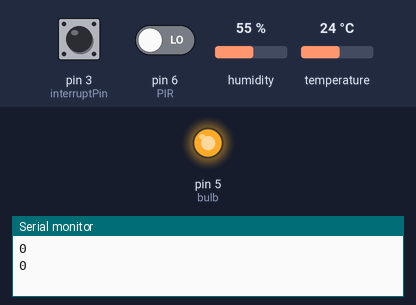
Bench run of a sketch on a simulated Arduino Uno, built with avr-gcc and run on an emulated ATmega328P. Parts: output pins drawn as LEDs (lit = HIGH), the last lines printed to the serial monitor. Inputs (shaded band) come from the test bench; at power-on: temperature 24 °C, pin 3 (interruptPin) HIGH, pin 6 (PIR) LOW, humidity 55 %.

Above: at 2.8 s.
2.9 s: temperature set to 30.5 °C
5.6 s: temperature set to 31.5 °C
At 7.1 s:
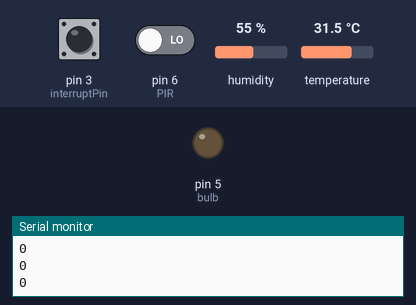
8.3 s: temperature set to 30.6 °C
11.0 s: temperature set to 29.4 °C
At 12.5 s:
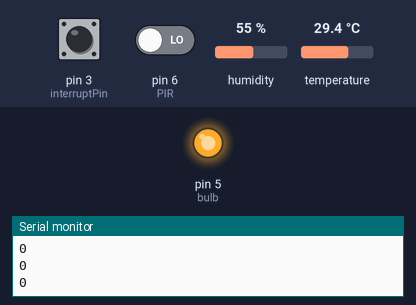
13.7 s: temperature set to 33 °C
At 15.9 s:
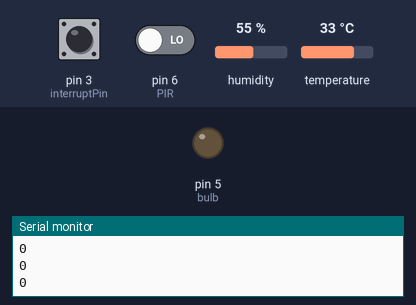
Timing chart, 0 to 17.4 s (numbered marks = the images above; inputs shaded):
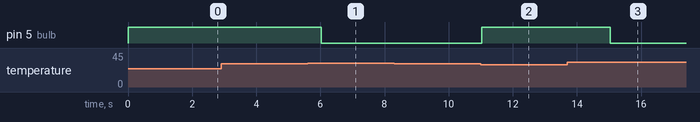

Measured:
- the behaviour switches between 30.9 and 31 °C on temperature (found by bisection; images 0 and 1)
- the behaviour switches between 30 and 29.9 °C on temperature (found by bisection; images 1 and 2)
- after the input at 5.6 s, pin 5 (bulb): HIGH → LOW after 0.42 s
- after the input at 11.0 s, pin 5 (bulb): LOW → HIGH at once
- after the input at 13.7 s, pin 5 (bulb): HIGH → LOW after 1.3 s

The sketch:

Keerat_Nano_Temp_PIR_EM_Relay.ino
```cpp
#include "DHT.h"
#define DHTPIN 2
#define DHTTYPE DHT22
DHT dht(DHTPIN, DHTTYPE);

int interruptPin = 3;
#define bulb 5
#define PIR 6

int bulbread;
void setup()
{
  Serial.begin(9600);
  pinMode(bulb,OUTPUT);
  digitalWrite(bulb,HIGH);
  attachInterrupt(digitalPinToInterrupt(interruptPin),Inc1,FALLING);
  pinMode(PIR, INPUT);
  dht.begin();

  }

int unit=0;
int p=0;
int t;
int Flag=1;
void loop()
{
  int Val=2; // threshold
  t = (int)dht.readTemperature();
  int pd=digitalRead(PIR);
 if (unit<Val){
  if(pd==1){
    digitalWrite(bulb,LOW);
    delay(1000);
    }
  if(t>30){
    digitalWrite(bulb,LOW);
    delay(1000);
    }
  if(pd==0 && t<30){
    digitalWrite(bulb,HIGH);
    }
 }
 else{
     digitalWrite(bulb,HIGH);
     if(Flag==1){
      Serial.println("E");
      Flag=2;
      }
 }


 if(p==3){
    p=0;
    unit++;}

  Serial.println(unit);

  delay(2000);
}


void Inc1(){
  p++;
  }
```
